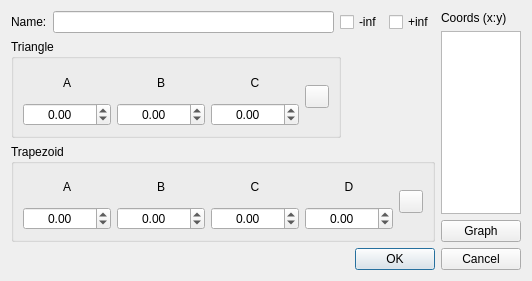
<?xml version="1.0" encoding="UTF-8"?>
<ui version="4.0">
 <class>DiscreteTerm</class>
 <widget class="QDialog" name="DiscreteTerm">
  <property name="windowModality">
   <enum>Qt::WindowModal</enum>
  </property>
  <property name="geometry">
   <rect>
    <x>0</x>
    <y>0</y>
    <width>458</width>
    <height>281</height>
   </rect>
  </property>
  <property name="sizePolicy">
   <sizepolicy hsizetype="Maximum" vsizetype="Preferred">
    <horstretch>0</horstretch>
    <verstretch>0</verstretch>
   </sizepolicy>
  </property>
  <property name="windowTitle">
   <string>Discrete Term</string>
  </property>
  <layout class="QVBoxLayout" name="verticalLayout_2">
   <item>
    <layout class="QHBoxLayout" name="horizontalLayout">
     <item>
      <layout class="QVBoxLayout" name="verticalLayout">
       <property name="spacing">
        <number>-1</number>
       </property>
       <property name="sizeConstraint">
        <enum>QLayout::SetDefaultConstraint</enum>
       </property>
       <item>
        <layout class="QHBoxLayout" name="horizontalLayout_2">
         <property name="spacing">
          <number>-1</number>
         </property>
         <property name="sizeConstraint">
          <enum>QLayout::SetNoConstraint</enum>
         </property>
         <item>
          <widget class="QLabel" name="lbl_name">
           <property name="text">
            <string>Name:</string>
           </property>
          </widget>
         </item>
         <item>
          <widget class="QLineEdit" name="led_name">
           <property name="sizePolicy">
            <sizepolicy hsizetype="MinimumExpanding" vsizetype="Fixed">
             <horstretch>0</horstretch>
             <verstretch>0</verstretch>
            </sizepolicy>
           </property>
          </widget>
         </item>
         <item>
          <widget class="QCheckBox" name="ckx_from_infinity">
           <property name="text">
            <string>-inf</string>
           </property>
          </widget>
         </item>
         <item>
          <widget class="QCheckBox" name="ckx_to_infinity">
           <property name="text">
            <string>+inf</string>
           </property>
          </widget>
         </item>
        </layout>
       </item>
       <item>
        <widget class="QGroupBox" name="grx_triangle">
         <property name="sizePolicy">
          <sizepolicy hsizetype="Maximum" vsizetype="Preferred">
           <horstretch>0</horstretch>
           <verstretch>0</verstretch>
          </sizepolicy>
         </property>
         <property name="title">
          <string>Triangle</string>
         </property>
         <layout class="QHBoxLayout" name="horizontalLayout_3">
          <item>
           <layout class="QVBoxLayout" name="verticalLayout_4">
            <item>
             <widget class="QLabel" name="lbl_triangle_a">
              <property name="text">
               <string>A</string>
              </property>
              <property name="alignment">
               <set>Qt::AlignCenter</set>
              </property>
             </widget>
            </item>
            <item>
             <widget class="QDoubleSpinBox" name="dsx_triangle_a">
              <property name="sizePolicy">
               <sizepolicy hsizetype="Maximum" vsizetype="Fixed">
                <horstretch>0</horstretch>
                <verstretch>0</verstretch>
               </sizepolicy>
              </property>
              <property name="alignment">
               <set>Qt::AlignCenter</set>
              </property>
              <property name="accelerated">
               <bool>true</bool>
              </property>
              <property name="minimum">
               <double>-999999999.000000000000000</double>
              </property>
              <property name="maximum">
               <double>999999999.000000000000000</double>
              </property>
             </widget>
            </item>
           </layout>
          </item>
          <item>
           <layout class="QVBoxLayout" name="verticalLayout_5">
            <item>
             <widget class="QLabel" name="lbl_triangle_b">
              <property name="text">
               <string>B</string>
              </property>
              <property name="alignment">
               <set>Qt::AlignCenter</set>
              </property>
             </widget>
            </item>
            <item>
             <widget class="QDoubleSpinBox" name="dsx_triangle_b">
              <property name="sizePolicy">
               <sizepolicy hsizetype="Maximum" vsizetype="Fixed">
                <horstretch>0</horstretch>
                <verstretch>0</verstretch>
               </sizepolicy>
              </property>
              <property name="alignment">
               <set>Qt::AlignCenter</set>
              </property>
              <property name="accelerated">
               <bool>true</bool>
              </property>
              <property name="minimum">
               <double>-999999999.000000000000000</double>
              </property>
              <property name="maximum">
               <double>999999999.000000000000000</double>
              </property>
             </widget>
            </item>
           </layout>
          </item>
          <item>
           <layout class="QVBoxLayout" name="verticalLayout_6">
            <item>
             <widget class="QLabel" name="lbl_triangle_c">
              <property name="text">
               <string>C</string>
              </property>
              <property name="alignment">
               <set>Qt::AlignCenter</set>
              </property>
             </widget>
            </item>
            <item>
             <widget class="QDoubleSpinBox" name="dsx_triangle_c">
              <property name="sizePolicy">
               <sizepolicy hsizetype="Maximum" vsizetype="Fixed">
                <horstretch>0</horstretch>
                <verstretch>0</verstretch>
               </sizepolicy>
              </property>
              <property name="alignment">
               <set>Qt::AlignCenter</set>
              </property>
              <property name="accelerated">
               <bool>true</bool>
              </property>
              <property name="minimum">
               <double>-999999999.000000000000000</double>
              </property>
              <property name="maximum">
               <double>999999999.000000000000000</double>
              </property>
             </widget>
            </item>
           </layout>
          </item>
          <item>
           <widget class="QToolButton" name="btn_add_triangle">
            <property name="text">
             <string/>
            </property>
            <property name="icon">
             <iconset resource="resources.qrc">
              <normaloff>:/icons/icons/edit_add.png</normaloff>:/icons/icons/edit_add.png</iconset>
            </property>
           </widget>
          </item>
         </layout>
        </widget>
       </item>
       <item>
        <widget class="QGroupBox" name="grx_trapezoid">
         <property name="sizePolicy">
          <sizepolicy hsizetype="Maximum" vsizetype="Preferred">
           <horstretch>0</horstretch>
           <verstretch>0</verstretch>
          </sizepolicy>
         </property>
         <property name="title">
          <string>Trapezoid</string>
         </property>
         <layout class="QHBoxLayout" name="horizontalLayout_4">
          <item>
           <layout class="QVBoxLayout" name="verticalLayout_7">
            <item>
             <widget class="QLabel" name="lbl_trapezoid_a">
              <property name="sizePolicy">
               <sizepolicy hsizetype="MinimumExpanding" vsizetype="Preferred">
                <horstretch>0</horstretch>
                <verstretch>0</verstretch>
               </sizepolicy>
              </property>
              <property name="text">
               <string>A</string>
              </property>
              <property name="alignment">
               <set>Qt::AlignCenter</set>
              </property>
             </widget>
            </item>
            <item>
             <widget class="QDoubleSpinBox" name="dsx_trapezoid_a">
              <property name="sizePolicy">
               <sizepolicy hsizetype="Maximum" vsizetype="Fixed">
                <horstretch>0</horstretch>
                <verstretch>0</verstretch>
               </sizepolicy>
              </property>
              <property name="alignment">
               <set>Qt::AlignCenter</set>
              </property>
              <property name="accelerated">
               <bool>true</bool>
              </property>
              <property name="minimum">
               <double>-999999999.000000000000000</double>
              </property>
              <property name="maximum">
               <double>999999999.000000000000000</double>
              </property>
             </widget>
            </item>
           </layout>
          </item>
          <item>
           <layout class="QVBoxLayout" name="verticalLayout_9">
            <item>
             <widget class="QLabel" name="lbl_trapezoid_b">
              <property name="sizePolicy">
               <sizepolicy hsizetype="MinimumExpanding" vsizetype="Preferred">
                <horstretch>0</horstretch>
                <verstretch>0</verstretch>
               </sizepolicy>
              </property>
              <property name="text">
               <string>B</string>
              </property>
              <property name="alignment">
               <set>Qt::AlignCenter</set>
              </property>
             </widget>
            </item>
            <item>
             <widget class="QDoubleSpinBox" name="dsx_trapezoid_b">
              <property name="sizePolicy">
               <sizepolicy hsizetype="Maximum" vsizetype="Fixed">
                <horstretch>0</horstretch>
                <verstretch>0</verstretch>
               </sizepolicy>
              </property>
              <property name="alignment">
               <set>Qt::AlignCenter</set>
              </property>
              <property name="accelerated">
               <bool>true</bool>
              </property>
              <property name="minimum">
               <double>-999999999.000000000000000</double>
              </property>
              <property name="maximum">
               <double>999999999.000000000000000</double>
              </property>
             </widget>
            </item>
           </layout>
          </item>
          <item>
           <layout class="QVBoxLayout" name="verticalLayout_12">
            <item>
             <widget class="QLabel" name="lbl_trapezoid_c">
              <property name="sizePolicy">
               <sizepolicy hsizetype="MinimumExpanding" vsizetype="Preferred">
                <horstretch>0</horstretch>
                <verstretch>0</verstretch>
               </sizepolicy>
              </property>
              <property name="text">
               <string>C</string>
              </property>
              <property name="alignment">
               <set>Qt::AlignCenter</set>
              </property>
             </widget>
            </item>
            <item>
             <widget class="QDoubleSpinBox" name="dsx_trapezoid_c">
              <property name="sizePolicy">
               <sizepolicy hsizetype="Maximum" vsizetype="Fixed">
                <horstretch>0</horstretch>
                <verstretch>0</verstretch>
               </sizepolicy>
              </property>
              <property name="alignment">
               <set>Qt::AlignCenter</set>
              </property>
              <property name="accelerated">
               <bool>true</bool>
              </property>
              <property name="minimum">
               <double>-999999999.000000000000000</double>
              </property>
              <property name="maximum">
               <double>999999999.000000000000000</double>
              </property>
             </widget>
            </item>
           </layout>
          </item>
          <item>
           <layout class="QVBoxLayout" name="verticalLayout_8">
            <item>
             <widget class="QLabel" name="lbl_trapezoid_d">
              <property name="sizePolicy">
               <sizepolicy hsizetype="MinimumExpanding" vsizetype="Preferred">
                <horstretch>0</horstretch>
                <verstretch>0</verstretch>
               </sizepolicy>
              </property>
              <property name="text">
               <string>D</string>
              </property>
              <property name="alignment">
               <set>Qt::AlignCenter</set>
              </property>
             </widget>
            </item>
            <item>
             <widget class="QDoubleSpinBox" name="dsx_trapezoid_d">
              <property name="sizePolicy">
               <sizepolicy hsizetype="Maximum" vsizetype="Fixed">
                <horstretch>0</horstretch>
                <verstretch>0</verstretch>
               </sizepolicy>
              </property>
              <property name="alignment">
               <set>Qt::AlignCenter</set>
              </property>
              <property name="accelerated">
               <bool>true</bool>
              </property>
              <property name="minimum">
               <double>-999999999.000000000000000</double>
              </property>
              <property name="maximum">
               <double>999999999.000000000000000</double>
              </property>
             </widget>
            </item>
           </layout>
          </item>
          <item>
           <widget class="QToolButton" name="btn_add_trapezoid">
            <property name="text">
             <string/>
            </property>
            <property name="icon">
             <iconset resource="resources.qrc">
              <normaloff>:/icons/icons/edit_add.png</normaloff>:/icons/icons/edit_add.png</iconset>
            </property>
           </widget>
          </item>
         </layout>
        </widget>
       </item>
      </layout>
     </item>
     <item>
      <layout class="QVBoxLayout" name="verticalLayout_3">
       <item>
        <widget class="QLabel" name="lbl_coords">
         <property name="text">
          <string>Coords (x:y)</string>
         </property>
        </widget>
       </item>
       <item>
        <widget class="QPlainTextEdit" name="ptx_coords">
         <property name="lineWrapMode">
          <enum>QPlainTextEdit::NoWrap</enum>
         </property>
        </widget>
       </item>
       <item>
        <widget class="QPushButton" name="btn_graph">
         <property name="text">
          <string>Graph</string>
         </property>
        </widget>
       </item>
      </layout>
     </item>
    </layout>
   </item>
   <item>
    <widget class="QDialogButtonBox" name="btn_dialog">
     <property name="sizePolicy">
      <sizepolicy hsizetype="Ignored" vsizetype="Fixed">
       <horstretch>0</horstretch>
       <verstretch>0</verstretch>
      </sizepolicy>
     </property>
     <property name="orientation">
      <enum>Qt::Horizontal</enum>
     </property>
     <property name="standardButtons">
      <set>QDialogButtonBox::Cancel|QDialogButtonBox::Ok</set>
     </property>
    </widget>
   </item>
  </layout>
 </widget>
 <resources>
  <include location="resources.qrc"/>
 </resources>
 <connections>
  <connection>
   <sender>btn_dialog</sender>
   <signal>accepted()</signal>
   <receiver>DiscreteTerm</receiver>
   <slot>accept()</slot>
   <hints>
    <hint type="sourcelabel">
     <x>248</x>
     <y>254</y>
    </hint>
    <hint type="destinationlabel">
     <x>157</x>
     <y>274</y>
    </hint>
   </hints>
  </connection>
  <connection>
   <sender>btn_dialog</sender>
   <signal>rejected()</signal>
   <receiver>DiscreteTerm</receiver>
   <slot>reject()</slot>
   <hints>
    <hint type="sourcelabel">
     <x>316</x>
     <y>260</y>
    </hint>
    <hint type="destinationlabel">
     <x>286</x>
     <y>274</y>
    </hint>
   </hints>
  </connection>
 </connections>
</ui>
